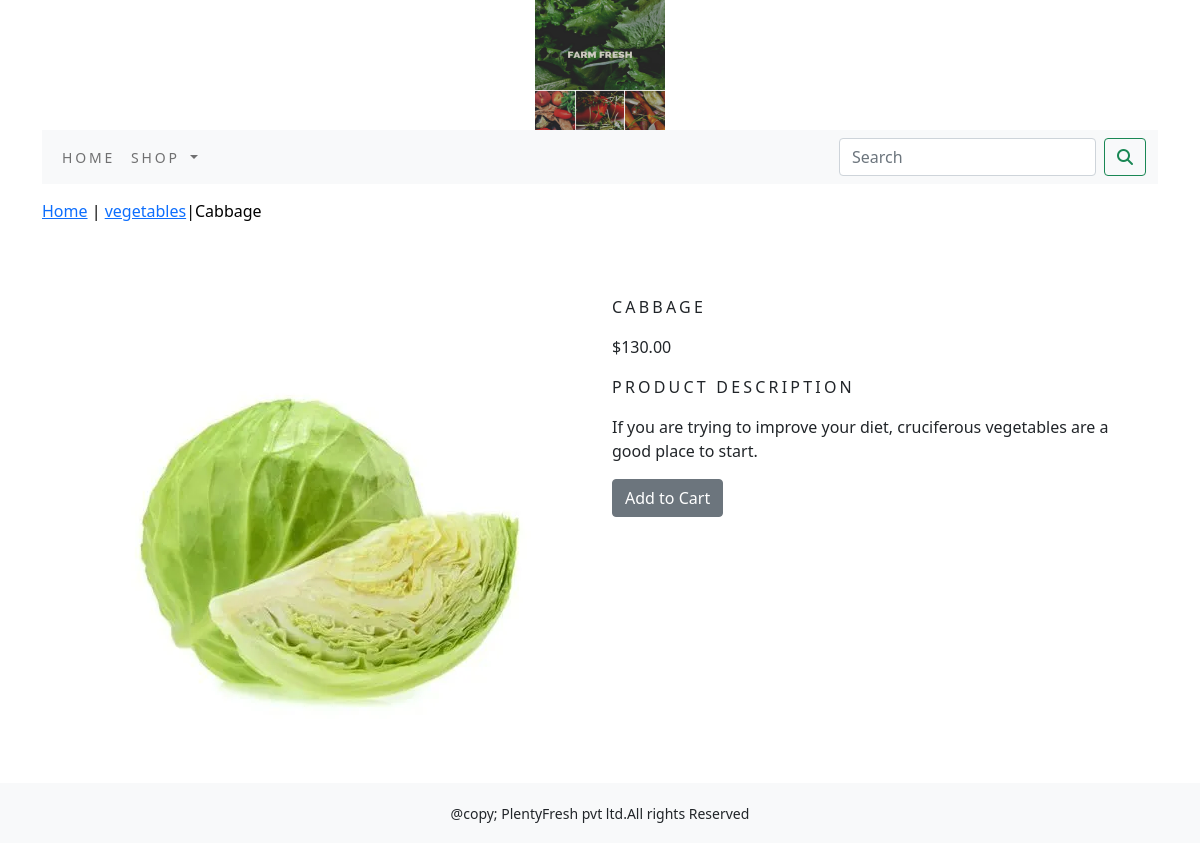
The app's page /site_app/vegetables/cabbage/ with its own data.
### site_app/models.py (models this page shows, shortened)
class Product(models.Model):
    name=models.CharField(max_length=250,unique=True)
    slug=models.SlugField(max_length=250,unique=True)
    description=models.TextField(blank=True)
    price=models.DecimalField(max_digits=10,decimal_places=2)
    category=models.ForeignKey(Category,on_delete=models.CASCADE)
    image=models.ImageField(upload_to='product', blank=True)
    stock=models.IntegerField()
    available=models.BooleanField(default=True)
    created=models.DateTimeField(auto_now_add=True)
    updated=models.DateTimeField(auto_now=True)
    class Meta:
        ordering = ('name',)
        verbose_name = 'product'
        verbose_name_plural = 'products'

class Category(models.Model):
    name=models.CharField(max_length=250,unique=True)
    slug=models.SlugField(max_length=250,unique=True)
    description=models.TextField(blank=True)
    image=models.ImageField(upload_to='category',blank=True)
    class Meta:
        ordering=('name',)
        verbose_name='category'
        verbose_name_plural='categories'
    def get_url(self):
        return reverse('site_app:product_by_category',args=[self.slug])
    def  __str__(self):
        return  '{}'.format(self.name)

### site_app/views.py (the view)
# urls.py: path('<slug:c_slug>/<slug:product_slug>/',views.proDetail,name=('prodCatdetail')),
def proDetail(request,c_slug,product_slug):
    try:
        product=Product.objects.get(category__slug=c_slug,slug=product_slug)
    except Exception as e:
        raise e
    return render(request,'product.html',{'product':product})

### cart/context_processors.py (called while the page is built)
def counter(request):
    item_count=0
    if 'admin' in request.path:
        return {}
    else:
        try:
            cart=Cart.objects.filter(cart_id=_cart_id(request))
            cart_items=CartItem.objects.all().filter(cart=cart[:1])
            for cart_item in cart_items:
                item_count += cart_item.quantity
        except Cart.DoesNotexist:
            item_count=0
    return dict(item_count=item_count)

### cart/views.py (called while the page is built)
def _cart_id(request):
    cart=request.session.session_key
    if not cart:
        cart=request.session.create()
    return cart

### site_app/context_processors.py (called while the page is built)
def menu_links(request):
    links=Category.objects.all()
    return dict(links=links)

### templates/product.html (shortened to what this page needs)
{% extends 'base.html' %}
{% load static %}
{% block content %}
<div class="row my_prod_row_class">
    <div class="mx_auto">
        <p> <a href="{% url 'site_app:allProdCat' %}">Home</a> | <a href="{{product.category.get_url}}">{{product.category}}</a>|{{product.name}}</p>
    </div>
</div>
<div class="container">
<br>
<div class="row">
    <div class="col-12 col-sm-12 col-md-12 col-lg-6 text-center">
        <div style="min-width:18rem">
            <img src="{{product.image.url}}" alt="{{product.name}}">
        </div>
    </div>
        <div class="col-12 col-sm-12 col-md-12 col-lg-6">
            <div>
            <h1 class="my_prod_title">{{product.name}}</h1>
            <p>${{product.price}}</p>
            <p class="my_title">Product Description</p>
            <p class="text-justify my_prod_text">{{product.description}}</p>
            {% if product.stock <= 0 %}
            <p class="text-justify my_prod_text"><b>Out of Stock</b></p>
            {% else %}
            <a class="btn btn-secondary" href="{% url 'cart:add_cart' product.id %}">Add to Cart</a>
            {% endif %}
        </div>
    </div>
</div>
</div>
</div>
{% endblock %}

### static/css/custom.css (style rules this page uses)
body { font-family: 'Roboto', sans-serif; }
.my_title { font-size:16px; text-transform:uppercase; letter-spacing:.2em; }
.my_prod_row_class { padding-top:15px; padding-bottom:20px; }
.my_prod_row_class .mx_auto { color:#000; font-size;12px; text-decoration:none; }
.my_prod_title { font-size:16px; text-transform:uppercase; letter-spacing:.2em; padding-top:15px; padding-bottom:10px; }
.my_prod_text { padding-right:20px; }

### records on screen
Product: category "vegetables", name "Cabbage", image (picture), name "CABBAGE", price "130.00", description "If you are trying to improve your diet, cruciferous vegetables are a good place to start."
